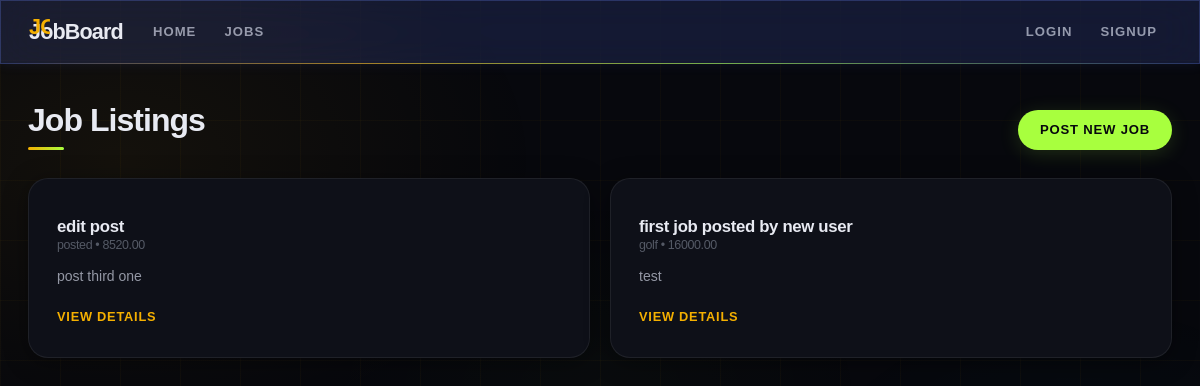
Screenshot of /job_list/ with the database file from the repository.
### jobs/models.py (models this page shows)
class Jobs(models.Model):
    profile= models.ForeignKey(Profile , on_delete= models.CASCADE, related_name="jobs")
    title= models.CharField(max_length= 100)
    description = models.TextField()
    location = models.CharField(max_length=25)
    salary= models.DecimalField(max_digits=10, decimal_places=2, blank=True, null=True)
    created_at= models.DateTimeField(auto_now_add=True)

### jobs/views.py (the view)
# urls.py: path('job_list/', views.job_list, name="job_list"),
def job_list(request):
    jobs= Jobs.objects.all().order_by("-id")
    return render(request, "jobs/job_list.html", {'jobs':jobs})

### jobs/templates/jobs/job_list.html (shortened to what this page needs)
{% extends 'jobs/base.html' %}
{% block content %}
<div class="d-flex justify-content-between align-items-center mb-3">
  <h2>Job Listings</h2>
  <a class="btn btn-success" href="{% url 'job_create' %}">Post New Job</a>
</div>
{% if jobs %}
  <div class="row">
    {% for job in jobs %}
      <div class="col-md-6">
        <div class="card">
          <div class="card-body">
            <h5 class="card-title">{{ job.title }}</h5>
            <h6 class="card-subtitle mb-2 text-muted">{{ job.location }} • {{ job.salary|default:'Salary not set' }}</h6>
            <p class="card-text">{{ job.description|truncatechars:150 }}</p>
            <a class="card-link" href="{% url 'job_detail' job.id %}">View Details</a>
          </div>
        </div>
      </div>
    {% endfor %}
  </div>
{% else %}
  <p>No jobs have been posted yet.</p>
{% endif %}
{% endblock %}

### jobs/templates/jobs/base.html (shortened to what this page needs)
<!DOCTYPE html>
<html lang="en">
<head>
{% load static %}
<link href="https://cdnjs.cloudflare.com/ajax/libs/bootswatch/5.2.3/flatly/bootstrap.min.css" rel="stylesheet"/>
<link href="{% static 'jobs/jobboard.css' %}" rel="stylesheet"/>
</head>
<body>
<nav class="navbar navbar-expand-lg navbar-dark bg-primary fixed-top">
  <div class="container-fluid">
    <a class="navbar-brand" href="{% url 'home' %}">JobBoard</a>
    <div class="collapse navbar-collapse" id="navbarMain">
      <ul class="navbar-nav me-auto mb-2 mb-lg-0">
        <li class="nav-item"><a class="nav-link" href="{% url 'home' %}">Home</a></li>
        <li class="nav-item"><a class="nav-link" href="{% url 'job_list' %}">Jobs</a></li>
      </ul>
      <ul class="navbar-nav ms-auto">
        {% if user.is_authenticated %}
          <li class="nav-item"><span class="nav-link">{{ user.username }}</span></li>
          <li class="nav-item"><a class="nav-link" href="{% url 'profile_detail' user.profile.id %}">Profile</a></li>
          {% if user.profile.role == 'employer' %}
            <li class="nav-item"><a class="nav-link" href="{% url 'job_create' %}">Post Job</a></li>
            <li class="nav-item"><a class="nav-link" href="{% url 'employer_applicants' %}">Applicants</a></li>
          {% endif %}
          <li class="nav-item"><a class="nav-link" href="{% url 'logout' %}">Logout</a></li>
        {% else %}
          <li class="nav-item"><a class="nav-link" href="{% url 'login_view' %}">Login</a></li>
          <li class="nav-item"><a class="nav-link" href="{% url 'signup' %}">Signup</a></li>
        {% endif %}
      </ul>
    </div>
  </div>
</nav>
<div class="container">
  {% block content %}{% endblock %}
</div>
</body>
</html>

### jobs/templates/jobs/base.html (style rules this page uses)
body { padding-top: 70px; }
.card { margin-bottom: 1rem; }

### rows the page displays
Jobs: title "edit post", location "posted", salary "8520.00", description "post third one"
Jobs: title "first job posted by new user", location "golf", salary "16000.00", description "test"
